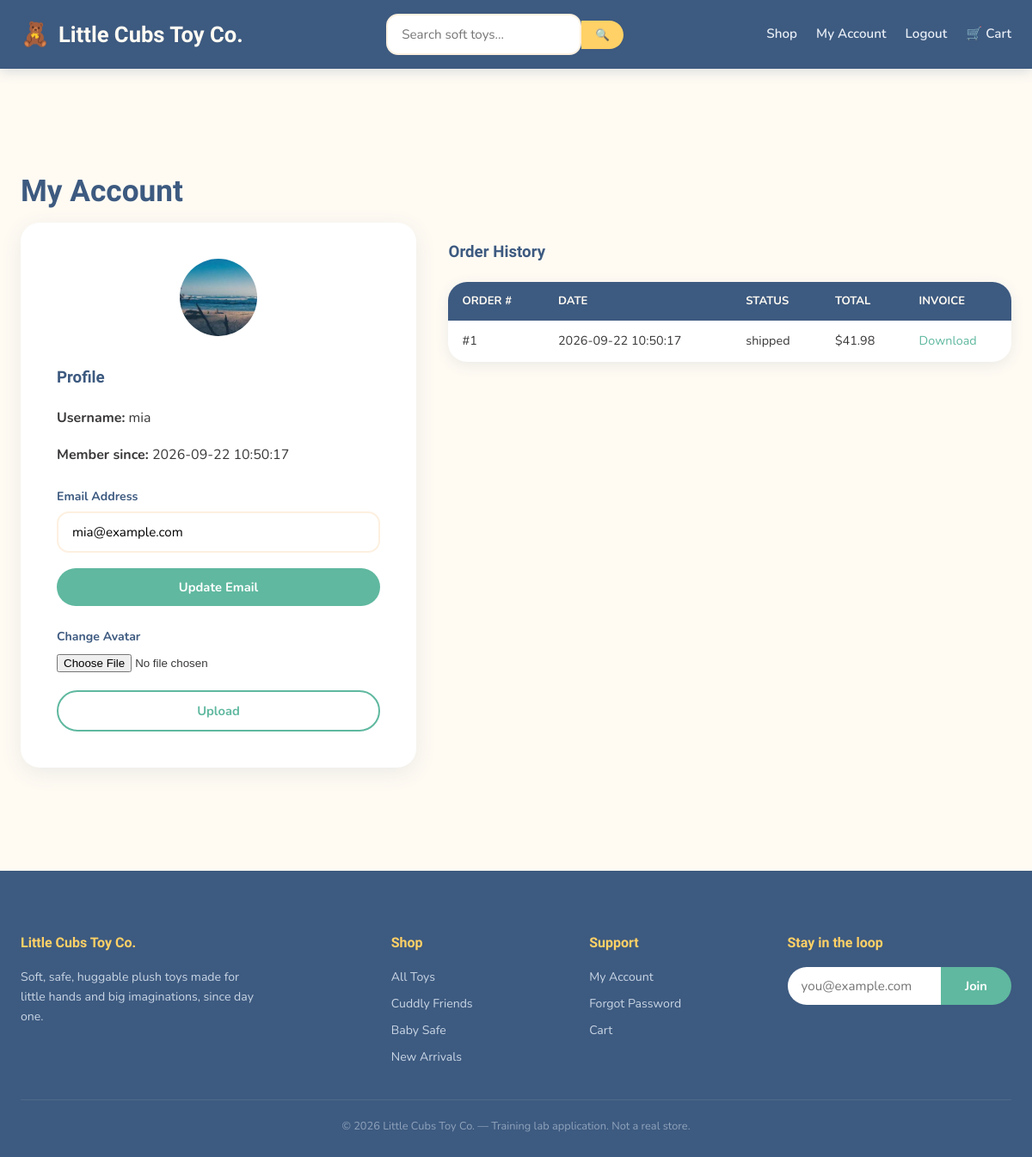
/account (signed in), run on the app's committed database.
### tables this page shows
CREATE TABLE users (
            id INTEGER PRIMARY KEY AUTOINCREMENT,
            username TEXT UNIQUE NOT NULL,
            email TEXT NOT NULL,
            password_hash TEXT NOT NULL,
            is_admin INTEGER NOT NULL DEFAULT 0,
            avatar TEXT DEFAULT 'default-avatar.jpg',
            reset_token TEXT,
            created_at TEXT DEFAULT CURRENT_TIMESTAMP
        );

CREATE TABLE orders (
            id INTEGER PRIMARY KEY AUTOINCREMENT,
            user_id INTEGER NOT NULL,
            total REAL NOT NULL,
            status TEXT DEFAULT 'processing',
            shipping_address TEXT,
            created_at TEXT DEFAULT CURRENT_TIMESTAMP,
            FOREIGN KEY (user_id) REFERENCES users (id)
        );

### app.py (the view)
@app.route("/account", methods=["GET"])
def account():
    if "username" not in session:
        return redirect(url_for("login"))
    db = get_db()
    user = db.execute(
        "SELECT * FROM users WHERE id = ?", (session["user_id"],)
    ).fetchone()
    orders = db.execute(
        "SELECT * FROM orders WHERE user_id = ? ORDER BY created_at DESC",
        (session["user_id"],),
    ).fetchall()
    return render_template("account.html", user=user, orders=orders)

### app.py (called while the page is built)
@app.after_request
def add_permissive_headers(resp):
    resp.headers["Access-Control-Allow-Origin"] = "*"
    resp.headers["Access-Control-Allow-Credentials"] = "true"
    resp.headers["Access-Control-Allow-Headers"] = "*"
    resp.headers["Access-Control-Allow-Methods"] = "*"
    return resp

def get_db():
    if "db" not in g:
        g.db = sqlite3.connect(DB_PATH)
        g.db.row_factory = sqlite3.Row
    return g.db

@app.context_processor
def inject_globals():
    return {
        "current_user": session.get("username"),
        "is_admin": session.get("is_admin", False),
        "cart_count": sum(item["qty"] for item in get_cart().values()) if get_cart() else 0,
    }

def get_cart():
    return session.get("cart", {})

### templates/account.html (shortened to what this page needs)
{% extends "base.html" %}
{% block content %}
<section class="section">
  <div class="container">
    <h1 class="section-title" style="text-align:left;">My Account</h1>
    <div style="display:grid; grid-template-columns: 1fr 1.4fr; gap: 30px; align-items:start;">
      <div class="form-card" style="margin:0;">
        <div class="text-center mb-2">
          <img src="{{ url_for('static', filename='uploads/' + user.avatar) if user.avatar != 'default-avatar.jpg' else url_for('static', filename='images/default-avatar.jpg') }}"
               alt="avatar" class="avatar-sm" style="width:90px;height:90px;">
        </div>
        <h3>Profile</h3>
        <p><strong>Username:</strong> {{ user.username }}</p>
        <p><strong>Member since:</strong> {{ user.created_at }}</p>
        <form action="{{ url_for('update_email') }}" method="post" class="mt-2">
          <div class="form-group">
            <label>Email Address</label>
            <input type="email" name="email" value="{{ user.email }}" required>
          </div>
          <button type="submit" class="btn btn-primary btn-block">Update Email</button>
        </form>
        <form action="{{ url_for('upload_avatar') }}" method="post" enctype="multipart/form-data" class="mt-2">
          <div class="form-group">
            <label>Change Avatar</label>
            <input type="file" name="avatar" accept="image/*">
          </div>
          <button type="submit" class="btn btn-outline btn-block">Upload</button>
        </form>
      </div>
      <div>
        <h3>Order History</h3>
        {% if orders %}
        <table class="data-table">
          <thead><tr><th>Order #</th><th>Date</th><th>Status</th><th>Total</th><th>Invoice</th></tr></thead>
          <tbody>
          {% for o in orders %}
            <tr>
              <td>#{{ o.id }}</td>
              <td>{{ o.created_at }}</td>
              <td>{{ o.status }}</td>
              <td>${{ "%.2f"|format(o.total) }}</td>
              <td><a href="{{ url_for('download_invoice', filename='order-' + o.id|string + '.txt') }}">Download</a></td>
            </tr>
          {% endfor %}
          </tbody>
        </table>
        {% else %}
        <div class="empty-state">
          <div class="icon">📦</div>
          <p>No orders yet. <a href="{{ url_for('shop') }}">Start shopping</a></p>
        </div>
        {% endif %}
      </div>
    </div>
  </div>
</section>
{% endblock %}

### static/css/style.css (style rules this page uses)
:root { --cream: #FFFBF3; --cream-dark: #FDF0E0; --mint: #8FD4C1; --mint-dark: #5FB89F; --blush: #F6A8B8; --blush-dark: #EE8098; --sunshine: #FFD166; --denim: #3D5A80; --denim-light: #5C7FA3; --charcoal: #3A3838; --success: #5FB89F; --danger: #E8697A; --warning: #E6A93D; --info: #5C7FA3; --shadow: rgba(61, 90, 128, 0.10); --shadow-lg: rgba(61, 90, 128, 0.20); --radius: 22px; --radius-sm: 14px; --font-display: 'Baloo 2', 'Fredoka', 'Comic Sans MS', sans-serif; --font-body: 'Nunito', -apple-system, BlinkMacSystemFont, 'Segoe UI', sans-serif; }
* { box-sizing: border-box; }
body { margin: 0; font-family: var(--font-body); background: var(--cream); color: var(--charcoal); line-height: 1.65; }
h1, h2, h3, h4, .display-font { font-family: var(--font-display); color: var(--denim); font-weight: 700; }
a { color: var(--mint-dark); text-decoration: none; transition: color .15s ease; }
.container { max-width: 1200px; margin: 0 auto; padding: 0 24px; }
.btn { display: inline-block; padding: 12px 28px; border-radius: 30px; font-weight: 700; font-size: .92rem; cursor: pointer; border: none; transition: transform .15s ease, box-shadow .15s ease, background .15s ease; text-align: center; font-family: var(--font-body); }
.btn-primary { background: var(--mint-dark); color: white; }
.btn-outline { background: transparent; border: 2px solid var(--mint-dark); color: var(--mint-dark); }
.btn-block { display: block; width: 100%; }
.section { padding: 60px 0; }
.section-title { text-align: center; margin-bottom: 8px; font-size: 2.2rem; }
.form-card { background: white; border-radius: var(--radius); padding: 42px; max-width: 460px; margin: 50px auto; box-shadow: 0 6px 24px var(--shadow); }
.form-group { margin-bottom: 18px; }
label { display: block; margin-bottom: 6px; font-weight: 700; font-size: .88rem; color: var(--denim); }
input[type=text], input[type=email], input[type=password], input[type=number], input[type=url], textarea, select { width: 100%; padding: 12px 16px; border: 2px solid var(--cream-dark); border-radius: var(--radius-sm); font-size: .95rem; font-family: var(--font-body); outline: none; transition: border-color .15s ease; }
table.data-table { width: 100%; border-collapse: collapse; background: white; border-radius: var(--radius); overflow: hidden; box-shadow: 0 4px 16px var(--shadow); }
table.data-table th { background: var(--denim); color: var(--cream); padding: 12px 16px; text-align: left; font-size: .82rem; text-transform: uppercase; }
table.data-table td { padding: 12px 16px; border-bottom: 2px dashed var(--cream-dark); font-size: .9rem; }
table.data-table tr:last-child td { border-bottom: none; }
.text-center { text-align: center; }
.mt-2 { margin-top: 24px; }
.mb-2 { margin-bottom: 24px; }
.avatar-sm { width: 40px; height: 40px; border-radius: 50%; object-fit: cover; }

### data on the page
users: avatar (placeholder picture), username "mia", created_at "2026-09-22 10:50:17", email "mia@example.com"
orders: id "1", created_at "2026-09-22 10:50:17", status "shipped", total "41.98"
